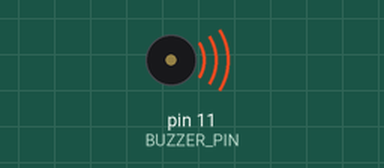
A sketch run on a simulated Arduino Uno, built with avr-gcc and run on an emulated ATmega328P. On the bench: buzzer (waves = sounding).

Above: at 0.22 s.
At 37.34 s:
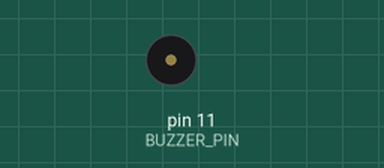
Timing chart, 0 to 40.0 s (numbered marks = the images above):
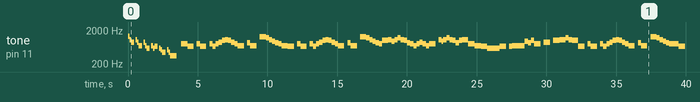

Measured:
- by itself, tone on pin 11 (BUZZER_PIN): plays 1319 Hz for 0.11 s, 1047 Hz for 0.11 s, 880 Hz for 0.23 s, 1047 Hz for 0.11 s, 880 Hz for 0.11 s, 698 Hz for 0.23 s … (125 notes in this stretch)

The sketch:

OSAKALOBOTOMY.INO.ino
```cpp
// (licence header left out)
#include "pitches.h"

#define BUZZER_PIN 11

int melody[] = {
  NOTE_E6, NOTE_C6, NOTE_A5, 0,
  NOTE_C6, NOTE_A5, NOTE_F5, 0,
  NOTE_A5, NOTE_F5, NOTE_D5, 0,
  NOTE_F5, NOTE_D5, NOTE_E5, 0,
  NOTE_D5, NOTE_C5, NOTE_A4, 0,
  NOTE_C5, NOTE_A4, NOTE_F4, 0,0,
  NOTE_G5,
  NOTE_E5,0,NOTE_G5,NOTE_E5,0,NOTE_G5,
  NOTE_E5,NOTE_G5,NOTE_A5,NOTE_B5,NOTE_C6,NOTE_B5,NOTE_A5,NOTE_G5,
  ///LINEA 5 DE LA PARTITURA
  NOTE_F5,0,NOTE_GS5,NOTE_F5,0,NOTE_DS6,
  NOTE_DS6,NOTE_D6,NOTE_C6,NOTE_AS5,NOTE_GS5,NOTE_G5,NOTE_F5,
  NOTE_E5,0,NOTE_G5,NOTE_E5,0,NOTE_G5,
  NOTE_E5,NOTE_G5,NOTE_A5,NOTE_B5,NOTE_C6,NOTE_B5,NOTE_A5,NOTE_G5,
  NOTE_F5,0,NOTE_GS5,NOTE_F5,0,NOTE_DS6,
  //////LINEA 10 DE LA PARTITURA :3
  NOTE_DS6,NOTE_D6,NOTE_C6,NOTE_AS5,NOTE_GS5,NOTE_G5,NOTE_B5,
  NOTE_C6,NOTE_AS5,NOTE_C6,NOTE_D6,NOTE_C6,NOTE_B5,NOTE_GS5,NOTE_G5,
  NOTE_F5,NOTE_G5,NOTE_A5,NOTE_G5,NOTE_F5,NOTE_G5,0,
  NOTE_C6,NOTE_AS5,NOTE_C6,NOTE_D6,NOTE_C6,NOTE_B5,NOTE_GS5,NOTE_B5,
  ////LINEA 14
  NOTE_C6,NOTE_G5,NOTE_F5,NOTE_E5,
  NOTE_D5,NOTE_D5,NOTE_D5,NOTE_E5,0,NOTE_E5,
  NOTE_F5,NOTE_F5,NOTE_F5,NOTE_AS5,NOTE_GS5,NOTE_B5,
  NOTE_G5,0,NOTE_A5,0,
  NOTE_B5,NOTE_C6,NOTE_D6,NOTE_C6,NOTE_B5,
  NOTE_E5,0,NOTE_G5,NOTE_E5,0,NOTE_G5,
  ///LINEA 20
  NOTE_E5,NOTE_G5,NOTE_A5,NOTE_B5,NOTE_C6,NOTE_B5,NOTE_A5,NOTE_G5,
  NOTE_F5,0,NOTE_GS5,NOTE_F5,0,NOTE_DS6,
  NOTE_DS6,NOTE_D6,NOTE_C6,NOTE_AS5,NOTE_GS5,NOTE_G5,NOTE_G5,
  NOTE_E5,0,NOTE_G5,NOTE_E5,0,NOTE_G5,
  NOTE_E5,NOTE_G5,NOTE_A5,NOTE_B5,NOTE_C6,NOTE_B5,NOTE_A5,NOTE_G5,
  ///LINEA 25
  NOTE_F5,0,NOTE_GS5,NOTE_F5,0,NOTE_DS6,
  NOTE_DS6,NOTE_D6,NOTE_C6,NOTE_AS5,NOTE_GS5,NOTE_B5,
  NOTE_C6,NOTE_AS5,NOTE_C6,NOTE_D6,NOTE_C6,NOTE_B5,NOTE_GS5,NOTE_G5,
  NOTE_F5,NOTE_G5,NOTE_A5,NOTE_G5,NOTE_F5,NOTE_G5,0,
  ///LINEA 29
  NOTE_C6,NOTE_AS5,NOTE_C6,NOTE_D6,NOTE_C6,NOTE_B5,NOTE_GS5,NOTE_B5,
  NOTE_C6,NOTE_G5,NOTE_F5,NOTE_E5,
  NOTE_D5,NOTE_D5,NOTE_D5,NOTE_E5,0,NOTE_E5,
  NOTE_F5,NOTE_F5,NOTE_F5,NOTE_AS5,NOTE_GS5,NOTE_B5,
  NOTE_G5,0,NOTE_A5,0,
  //LINEA 34
  NOTE_B5,NOTE_C6,NOTE_D6,NOTE_C6,NOTE_B5,
  NOTE_C6,NOTE_A5,NOTE_C6,NOTE_E6,NOTE_D6,NOTE_C6,NOTE_G5,NOTE_F5,NOTE_E5,NOTE_D5,NOTE_E5,
  NOTE_C6,NOTE_G5,NOTE_C6,NOTE_E6,NOTE_D6,NOTE_C6,NOTE_G5,NOTE_F5,NOTE_E5,NOTE_D5,NOTE_E5,
  ///LINEA 37
  NOTE_C6,NOTE_F5,NOTE_C6,NOTE_E6,NOTE_D6,NOTE_C6,NOTE_G5,NOTE_F5,NOTE_E5,NOTE_D5,NOTE_E5,
  NOTE_F5,NOTE_A5,NOTE_GS5,NOTE_AS5,NOTE_A5,NOTE_B5,NOTE_C6,NOTE_D6,
  NOTE_C6,NOTE_G5,NOTE_C6,NOTE_E6,NOTE_D6,NOTE_C6,NOTE_G5,NOTE_F5,NOTE_E5,NOTE_D5,NOTE_E5,
  ///LINEA 40
  NOTE_C6,NOTE_F5,NOTE_C6,NOTE_E6,NOTE_D6,NOTE_C6,NOTE_G5,NOTE_F5,NOTE_E5,NOTE_D5,NOTE_E5,
  NOTE_C6,NOTE_GS5,NOTE_C6,NOTE_DS6,NOTE_D6,NOTE_C6,NOTE_G5,NOTE_F5,NOTE_DS5,NOTE_D5,
  ///LINEA 43
  NOTE_DS5,NOTE_F5,NOTE_G5,NOTE_GS5,NOTE_G5,NOTE_AS5,NOTE_B5,NOTE_C6,
  NOTE_C6,NOTE_D6,NOTE_C6,NOTE_D6,
  NOTE_C6,NOTE_D6,NOTE_C6,NOTE_D6,
  NOTE_C6,NOTE_D6,NOTE_C6,0
};

int durations[] = {
  16, 16, 8, 16,
  16, 16, 8, 16,
  16, 16, 8, 16,
  16, 16, 8, 16,
  16, 16, 8, 16,
  16, 16, 4, 16,8,
  4,
  4,8,8,4,8,8,
  8,8,8,8,8,8,8,8,
  ///LINEA 5 DE LA PARTITURA
  4,8,8,4,8,8,
  8,8,8,8,8,8,4,
  4,8,8,4,8,8,
  8,8,8,8,8,8,8,8,
  4,8,8,4,8,8,
  //////LINEA 10 DE LA PARTITURA :3
  8,8,8,8,8,8,4,
  8,8,8,8,8,8,8,8,
  8,8,8,8,8,4,8,
  8,16,8,8,8,8,8,8,
  ///LINEA 14
  4,4,4,4,
  4,8,8,4,8,8,
  4,8,8,8,8,8,
  4,8,4,8,
  4,4,8,8,4,
  4,8,8,4,8,8,
  ///LINEA 20
  8,8,8,8,8,8,8,8,
  4,8,8,4,8,8,
  8,8,8,8,8,8,4,
  4,8,8,4,8,8,
  8,8,8,8,8,8,8,8,
  ///LINEA 25
  4,8,8,4,8,8,
  8,8,8,8,8,4,
  8,16,8,8,8,8,8,8,
  8,8,8,8,8,4,8,
  ////LINEA 29
  8,16,8,8,8,8,8,8,
  4,4,4,4,
  4,8,8,4,8,8,
  4,8,8,8,8,8,
  4,8,4,8,
  ////LINEA 34
  4,4,8,8,4,
  4,4,4,8,8,8,8,8,8,8,8,
  4,4,4,8,8,8,8,8,8,8,8,
  ///LINEA 37
  4,4,4,8,8,8,8,8,8,8,8,
  4,4,4,4,4,4,4,4,
  4,4,4,8,8,8,8,8,8,8,8,
  ///LINEA 40
  4,4,4,8,8,8,8,8,8,8,8,
  4,4,4,8,8,8,4,8,8,8,
  ///LINEA 42
  4,4,4,4,4,4,4,4,
  4,8,4,8,
  4,8,4,8,
  8,8,4,1,
};

void setup() {
  pinMode(BUZZER_PIN, OUTPUT);
}

void loop() {
  int size = sizeof(durations) / sizeof(int);

  for (int note = 0; note < size; note++) {
    //to calculate the note duration, take one second divided by the note type.
    //e.g. quarter note = 1000 / 4, eighth note = 1000/8, etc.
    int duration = 1800 / durations[note];
    tone(BUZZER_PIN, melody[note], duration);

    //to distinguish the notes, set a minimum time between them.
    //the note's duration + 30% seems to work well:
    int pauseBetweenNotes = duration * 1;
    delay(pauseBetweenNotes);

    //stop the tone playing:
    noTone(BUZZER_PIN);
  }
  delay(5000);
}
```
